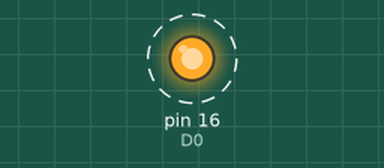
This sketch was run on a simulated Arduino Uno, built with avr-gcc and run on an emulated ATmega328P. Parts: output pins drawn as LEDs (lit = HIGH). Dashed ring = blinking.

Above: at 0.5 s.
Timing chart, 0 to 4.6 s (numbered marks = the images above):
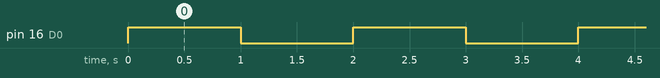

The sketch:

lab1_esp8266_led.ino
```cpp
#define D0 16
#define D1 5
#define D2 4
#define D3 0
#define D4 2
#define D5 14
#define D6 12
#define D7 13
#define D8 15
// GPIO Pin mapping 부분
// nodemcu와 아두이노간 pin이 달라서 초기 설정 필요
#define D0 16
void setup() { // setup 문은 제일 처음 한번만 실행됨
// initialize digital pin D0 as an output.
pinMode(D0, OUTPUT);
}
// the loop function runs over and over again forever
void loop() {
digitalWrite(D0, HIGH); // turn the LED on (HIGH is the voltage level)
delay(1000); // wait for a second
digitalWrite(D0, LOW); // turn the LED off by making the voltage LOW
delay(1000); // wait for a second
}
```

Measured:
- by itself, pin 16 (D0): alternates HIGH for 1.0 s and LOW for 1.0 s
